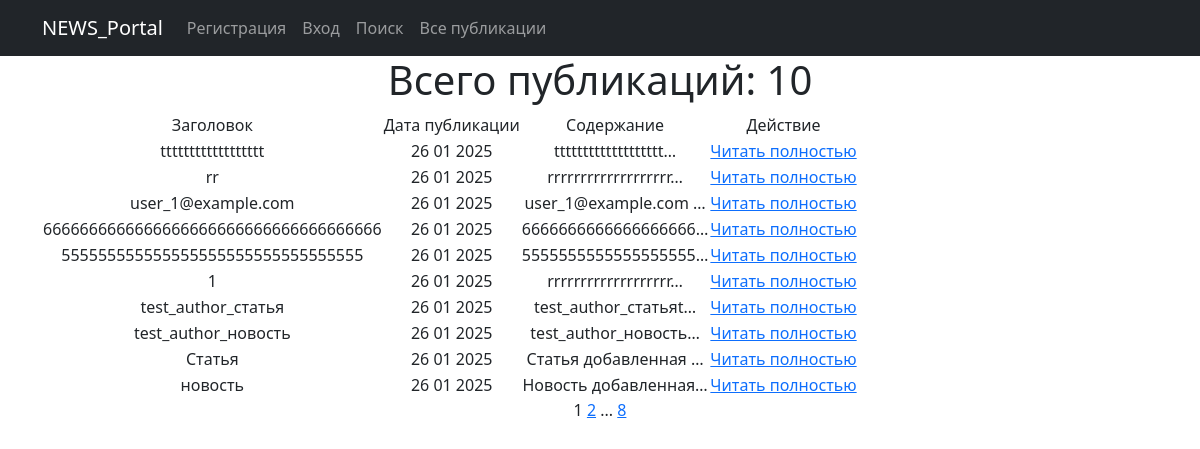
Page /post/ on the earlier database version.
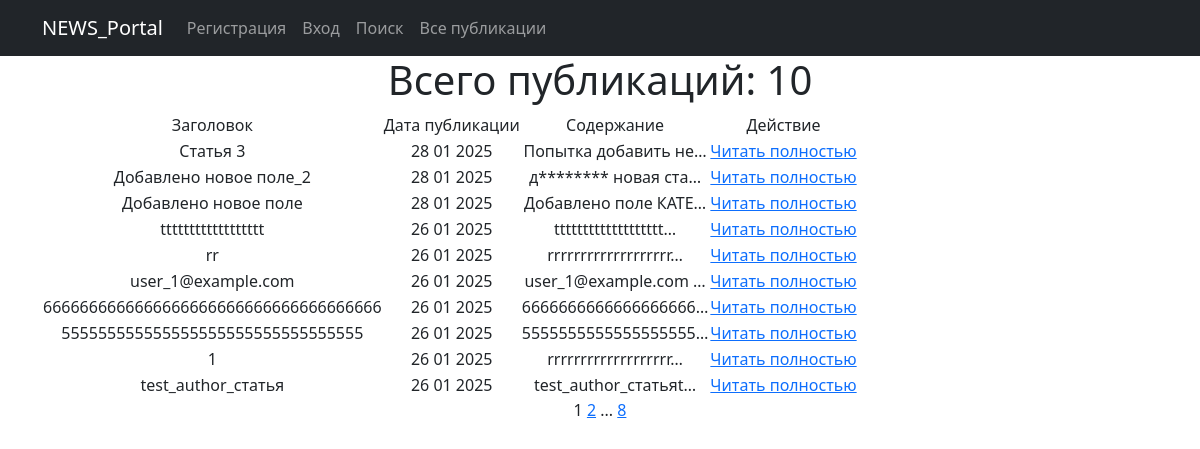
Same page on the later database version.
### new_portal/models.py (models this page shows, shortened)
class Post(models.Model):
    author = models.ForeignKey(Author, on_delete=models.CASCADE)  # 'связь один ко многим' с моделью Author
    choice_type = models.CharField(max_length=2, choices=POST_TYPE_CHOICES, default='AR')  # Выбор типа сообщения
    time_in = models.DateTimeField(auto_now_add=True)  # автоматическое добавление даты и времени при создании поста
    categories = models.ManyToManyField(Category, through='PostCategory')  # 'связь многие ко многим' через PostCategory
    title = models.CharField(max_length=128)
    content = models.TextField()
    rating = models.IntegerField(default=0)

### new_portal/views.py (the view)
# urls.py: path('', PostList.as_view(), name='post'),
class PostList(ListView):
    model = Post
    ordering = '-time_in'                                  # сортировка по времени создания (от более свежей публикации)
    context_object_name = 'post'                           # имя списка содержащего все объекты
    paginate_by = 10                                       # указываем количество записей на странице
    def get_queryset(self):
        queryset = super().get_queryset()                   # Получаем обычный запрос
        self.filterset = PostFilter(self.request.GET, queryset)
        return self.filterset.qs                             # Возвращаем из функции отфильтрованный список товаров
    def get_context_data(self, **kwargs):
        context = super().get_context_data(**kwargs)
        context['filterset'] = self.filterset                # Добавляем в контекст объект фильтрации.
        return context
    def get_template_names(self):
        if self.request.path == '/post/search/':
            return 'search.html'
        return 'post.html'

### new_portal/templatetags/censor_filters.py (called while the page is built)
@register.filter()  # декоратор, регистрирует функцию как фильтр (для применения его в шаблонах)
def censor(text):
    for el in BAD_WORDS:  # перебор списка слов и замена на *, при совпадении
        pattern = re.compile(r'\b{}\b'.format(el), re.IGNORECASE)
        censored_word = el[0] + '*' * (len(el) - 1)
        text = re.sub(pattern, censored_word, text)
    return text

@register.simple_tag(takes_context=True)  # сообщает Django, что для работы тега требуется передать контекст
def url_replace(context, **kwargs):
    d = context['request'].GET.copy()  # позволяет скопировать все параметры текущего запроса.
    for k, v in kwargs.items():  # по указанным полям устанавливаем новые значения, переданные при использовании тега
        d[k] = v
    return d.urlencode()  # кодируем параметры в формат, который может быть указан в строке браузера

### new_portal/templates/post.html (shortened to what this page needs)
{% extends 'flatpages/default.html' %}
{% load censor_filters %}
{% block content %}
<h1>Всего публикаций: {{ post|length }}</h1>
    {% if post %}
        <table>
            <tr>
                <td>Заголовок</td>
                <td>Дата публикации</td>
                <td>Содержание</td>
                <td>Действие</td>
            </tr>
            {% for post_ in post %}
            <tr>
                <td>{{ post_.title|censor }}</td>
                <td>{{ post_.time_in|date:'d m Y' }}</td>
                <td>{{ post_.content|truncatechars:20|censor }}</td>
                <td><a href="{% url 'post_detail' post_.id %}">Читать полностью</a></td>
            </tr>
            {% endfor %}
        </table>
    {% endif %}
   {{ page_obj.number }}
   {% if page_obj.has_next %}
       <a href="?{% url_replace page=page_obj.next_page_number %}">{{ page_obj.next_page_number }}</a>
       {% if paginator.num_pages != page_obj.next_page_number %}
           ...
           <a href="?{% url_replace page=page_obj.paginator.num_pages %}">{{ page_obj.paginator.num_pages }}</a>
       {% endif %}
   {% endif %}
{% endblock content %}

Differences in the rows shown:
no longer on this page (row unchanged): Post: title|censor "test_author_новость", time_in "26 01 2025", content|censor "test_author_новость…"
no longer on this page (row unchanged): Post: title|censor "Статья", time_in "26 01 2025", content|censor "Статья добавленная …"
no longer on this page (row unchanged): Post: title|censor "новость", time_in "26 01 2025", content|censor "Новость добавленная…"
added Post: title|censor "Статья 3", time_in "28 01 2025", content|censor "Попытка добавить не…"
added Post: title|censor "Добавлено новое поле_2", time_in "28 01 2025", content|censor "д******** новая ста…"
added Post: title|censor "Добавлено новое поле", time_in "28 01 2025", content|censor "Добавлено поле КАТЕ…"
